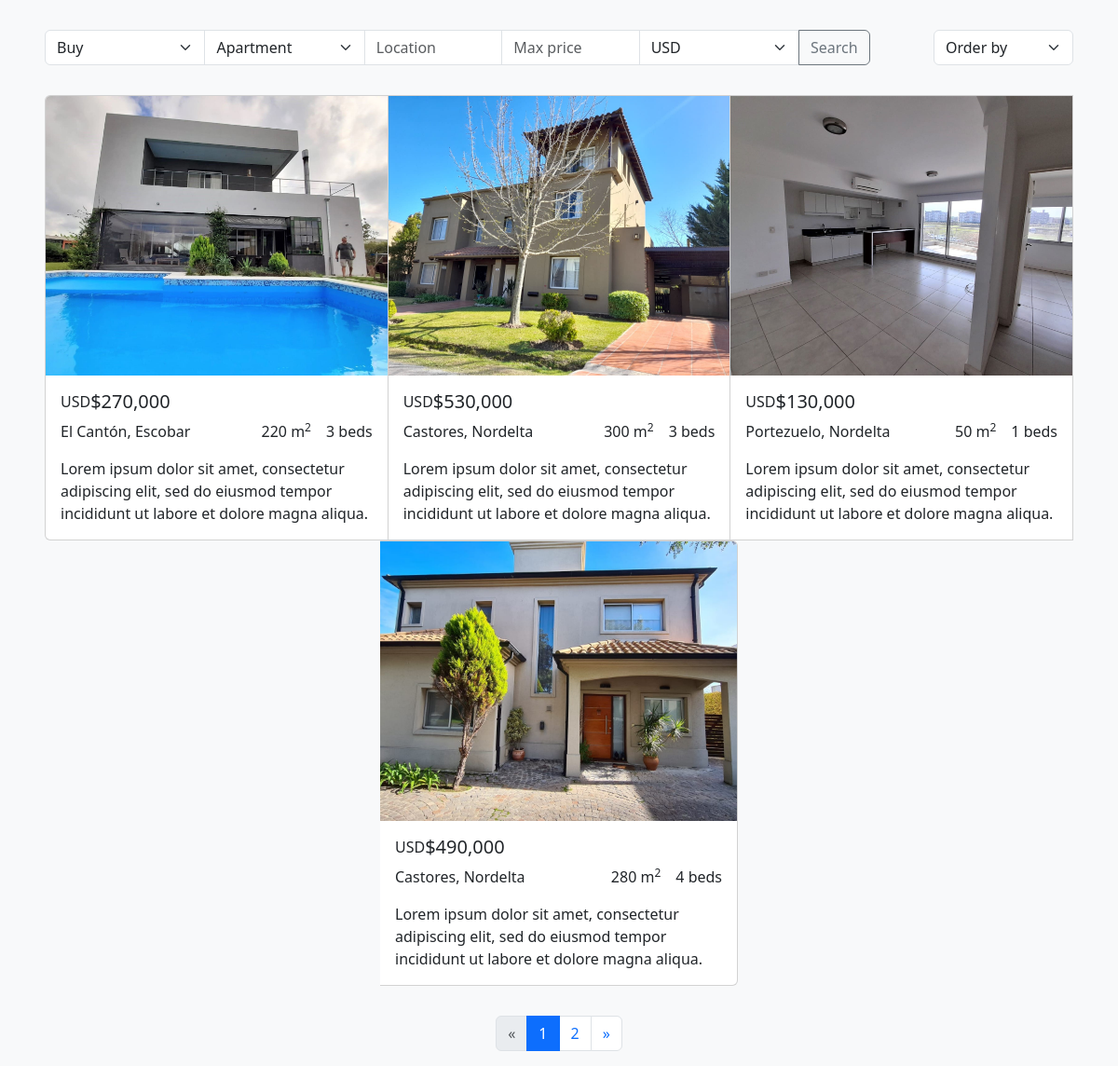
Page /?operation_id=2 on the committed database.
### flask_app.py (models this page shows)
class Property(db.Model):
    id = db.Column(db.Integer, primary_key=True)
    operation_id = db.Column(db.Integer, nullable=False)
    type_id = db.Column(db.Integer, nullable=False)
    sublocation_id = db.Column(db.Integer, nullable=False)
    size = db.Column(db.Integer, nullable=False)
    bedrooms = db.Column(db.Integer, nullable=False)
    bathrooms = db.Column(db.Integer, nullable=False)
    garages = db.Column(db.Integer, nullable=False)
    description = db.Column(db.Text, nullable=False)
    currency_id = db.Column(db.Integer, nullable=False)
    price = db.Column(db.Float, nullable=False)
    agent_id = db.Column(db.Integer, nullable=False)

class Currency(db.Model):
    id = db.Column(db.Integer, primary_key=True)
    name = db.Column(db.String(250), nullable=False)

class Sublocation(db.Model):
    id = db.Column(db.Integer, primary_key=True)
    name = db.Column(db.String(250), nullable=False)
    latitude = db.Column(db.Float, nullable=False)
    longitude = db.Column(db.Float, nullable=False)
    location_id = db.Column(db.Integer, nullable=False)

class Location(db.Model):
    id = db.Column(db.Integer, primary_key=True)
    name = db.Column(db.String(250), nullable=False)

### flask_app.py (the view, shortened to what this page needs)
@app.route("/")
def index():
    page = request.args.get("page", 1, type=int)
    per_page = 4  # Number of properties per page
    operations = Operation.query.all()
    types = Type.query.all()
    locations = Location.query.all()
    sublocations = Sublocation.query.all()
    currencies = Currency.query.all()
    operations.insert(ALL, Operation(id=ALL, name="All"))
    types.insert(ALL, Type(id=ALL, name="All"))
    currencies.insert(ALL, Currency(id=ALL, name="All"))
    operation_id = request.args.get("operation_id", type=int)
    type_id = request.args.get("type_id", type=int)
    location = request.args.get("location")
    max_price = request.args.get("max-price", type=float)
    currency_id = request.args.get("currency_id", type=int)
    order = request.args.get("order")
    query = Property.query
    if operation_id and operation_id != ALL:
        query = query.filter_by(operation_id=operation_id)
    if type_id and type_id != ALL:
        query = query.filter_by(type_id=type_id)
    if max_price:
        query = query.filter(Property.price <= max_price)
    if currency_id and currency_id != ALL:
        query = query.filter_by(currency_id=currency_id)
    if order and order != "default":
        if order == "asc":
            query = query.order_by(Property.price.asc())
        elif order == "desc":
            query = query.order_by(Property.price.desc())
    properties = query.paginate(page=page, per_page=per_page)
    return render_template(
        "index.html",
        operations=operations,
        types=types,
        locations=locations,
        sublocations=sublocations,
        currencies=currencies,
        properties=properties,
    )

### flask_app.py (called while the page is built)
@app.template_filter()
def currency(value):
    return "${:,.0f}".format(value)

### templates/index.html (shortened to what this page needs)
{% extends 'layout.html' %}
{% block content %}
<form>
    <div class="input-group">
        <select name="operation_id" class="form-select">
            {% for operation in operations %}
            <option value="{{ operation.id }}" {% if operation.id==request.args.get('operation_id')|int or
                (operation.id==1 and request.args.get('type_id')==None) %}selected{%endif %}>{{ operation.name }}
            </option>
            {% endfor %}
        </select>
        <select name="type_id" class="form-select">
            {% for type in types %}
            <option value="{{ type.id }}" {% if type.id==request.args.get('type_id')|int or (type.id==1 and
                request.args.get('type_id')==None) %}selected{% endif %}>{{ type.name }}</option>
            {% endfor %}
        </select>
        <input type="text" name="location" placeholder="Location" class="form-control"
            value="{{ request.args.get('location') or '' }}">
        <input type="number" name="max-price" placeholder="Max price" class="form-control"
            value="{{ request.args.get('max-price')|int or '' }}">
        <select name="currency_id" class="form-select">
            {% for currency in currencies %}
            <option value="{{ currency.id }}" {% if currency.id==request.args.get('currency_id')|int or (currency.id==1
                and request.args.get('currency_id')==None) %}selected{% endif %}>{{ currency.name }}</option>
            {% endfor %}
        </select>
        <button type="submit" class="btn btn-outline-secondary">Search</button>
    </div>
    <div>
        <select name="order" class="form-select" onchange="this.form.submit()">
            <option value="default" {% if request.args.get('order')=="default" %}selected{% endif %}>Order by</option>
        </select>
    </div>
</form>
<div class="card-group">
    {% for property in properties.items %}
    <div class="card property-card" onclick="window.location.href='/property/{{ property.id }}'">
        <img src="../static/images/{{ property.id }}1.jpeg" class="card-img-top" alt="...">
        <div class="card-body">
            <div class="d-flex">
                <p class="mb-0">{{ currencies[property.currency_id].name }}</p>
                <h5 class="card-title">{{ property.price|currency }}</h5>
            </div>
            <div class="d-flex justify-content-between">
                <p>{{ sublocations[property.sublocation_id-1].name }},
                    {{ locations[sublocations[property.sublocation_id-1].location_id-1].name }}</p>
                <div class="d-flex">
                    <p>{{ property.size }} m<sup>2</sup></p>
                    <p class="ms-3">{{ property.bedrooms }} beds</p>
                </div>
            </div>
            <p class="card-text">Lorem ipsum dolor sit amet, consectetur adipiscing elit, sed do eiusmod tempor
                incididunt ut labore et dolore magna aliqua.</p>
        </div>
    </div>
    {% endfor %}
</div>
<nav aria-label="Page navigation">
    <ul class="pagination justify-content-center">
        {% if properties.has_prev %}
        <li class="page-item">
            <a class="page-link" href="{{ url_for('index', page=properties.prev_num,
                operation_id=request.args.get('operation_id'),
                type_id=request.args.get('type_id'),
                location=request.args.get('location'),
                max_price=request.args.get('max-price'),
                currency_id=request.args.get('currency_id'),
                order=request.args.get('order')) }}" aria-label="Previous">
                <span aria-hidden="true">&laquo;</span>
            </a>
        </li>
        {% else %}
        <li class="page-item disabled">
            <span class="page-link" aria-hidden="true">&laquo;</span>
        </li>
        {% endif %}
        {% for num in properties.iter_pages() %}
        <li class="page-item {% if properties.page == num %}active{% endif %}">
            <a class="page-link" href="{{ url_for('index', page=num,
                operation_id=request.args.get('operation_id'),
                type_id=request.args.get('type_id'),
                location=request.args.get('location'),
                max_price=request.args.get('max-price'),
                currency_id=request.args.get('currency_id'),
                order=request.args.get('order')) }}">{{ num }}</a>
        </li>
        {% endfor %}
        {% if properties.has_next %}
        <li class="page-item">
            <a class="page-link" href="{{ url_for('index', page=properties.next_num,
                operation_id=request.args.get('operation_id'),
                type_id=request.args.get('type_id'),
                location=request.args.get('location'),
                max_price=request.args.get('max-price'),
                currency_id=request.args.get('currency_id'),
                order=request.args.get('order')) }}" aria-label="Next">
                <span aria-hidden="true">&raquo;</span>
            </a>
        </li>
        {% else %}
        <li class="page-item disabled">
            <span class="page-link" aria-hidden="true">&raquo;</span>
        </li>
        {% endif %}
    </ul>
</nav>
{% endblock %}

### static/styles.css (style rules this page uses)
body { background-color: #f8f9fa; margin: 1rem; }
form { display: flex; justify-content: space-between; margin: 2rem; }
select { cursor: pointer; }
.input-group { width: fit-content; }
.card-group { margin: 2rem; justify-content: center; }
.property-card { min-width: 18rem; max-width: 24rem; cursor: pointer; }
.card img { height: 300px; object-fit: cover; }
ul { list-style-type: none; }
li { font-size: 1.2rem; }

### rows in the picture
Property: shows a picture, price "$270,000", size "220", bedrooms "3"
Currency: name "USD"
Sublocation: name "El Cantón"
Location: name "Escobar"
Property: shows a picture, price "$530,000", size "300", bedrooms "3"
Sublocation: name "Castores"
Location: name "Nordelta"
Property: shows a picture, price "$130,000", size "50", bedrooms "1"
Sublocation: name "Portezuelo"
Property: shows a picture, price "$490,000", size "280", bedrooms "4"

### other values in the picture
{{ num }} "1" "2"
form field operation_id "Buy"
form field type_id "Apartment"
form field currency_id "USD"
